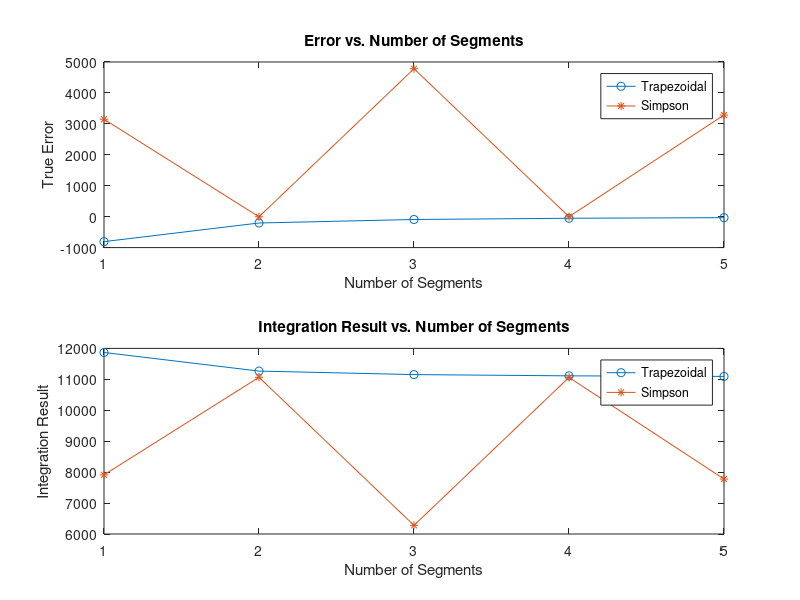

MATLAB code to generate this figure:
function rocket_integration()
    
    func = @(t) (2000 * log(140000 ./ (140000 - 2100 * t))) - (9.8 * t);

    
    t0 = 8;
    tf = 30;
    
    
    single_trap = trapezoidal_rule(func, t0, tf, 1);
    single_simpson = simpsons_rule(func, t0, tf, 1);
    
    
    true_value = integral(func, t0, tf);
    
    
    Et_trap = true_value - single_trap;
    eta_trap = abs(Et_trap / true_value);
    
    Et_simpson = true_value - single_simpson;
    eta_simpson = abs(Et_simpson / true_value);
    
   
    fprintf('Single-segment Trapezoidal Rule: %.4f\n', single_trap);
    fprintf('True Error (Trapezoidal): %.4f\n', Et_trap);
    fprintf('Absolute Relative True Error (Trapezoidal): %.4f%%\n', eta_trap * 100);
    
    fprintf('Single-segment Simpson''s Rule: %.4f\n', single_simpson);
    fprintf('True Error (Simpson): %.4f\n', Et_simpson);
    fprintf('Absolute Relative True Error (Simpson): %.4f%%\n', eta_simpson * 100);
    
    
    multi_trap = trapezoidal_rule(func, t0, tf, 5);
    multi_simpson = simpsons_rule(func, t0, tf, 5);
    
    
    Et_trap_multi = true_value - multi_trap;
    eta_trap_multi = abs(Et_trap_multi / true_value);
    
    Et_simpson_multi = true_value - multi_simpson;
    eta_simpson_multi = abs(Et_simpson_multi / true_value);
    
    
    segments = 1:5;
    trap_results = arrayfun(@(n) trapezoidal_rule(func, t0, tf, n), segments);
    simpson_results = arrayfun(@(n) simpsons_rule(func, t0, tf, n), segments);
    
    trap_errors = true_value - trap_results;
    simpson_errors = true_value - simpson_results;
    
    figure;
    subplot(2,1,1);
    plot(segments, trap_errors, '-o', segments, simpson_errors, '-*');
    title('Error vs. Number of Segments');
    xlabel('Number of Segments');
    ylabel('True Error');
    legend('Trapezoidal', 'Simpson');
    
    subplot(2,1,2);
    plot(segments, trap_results, '-o', segments, simpson_results, '-*');
    title('Integration Result vs. Number of Segments');
    xlabel('Number of Segments');
    ylabel('Integration Result');
    legend('Trapezoidal', 'Simpson');
end

function result = trapezoidal_rule(func, a, b, n)
    h = (b - a) / n;
    x = a:h:b;
    y = func(x);
    result = (h/2) * (y(1) + 2*sum(y(2:end-1)) + y(end));
end

function result = simpsons_rule(func, a, b, n)
    h = (b - a) / n;
    x = a:h:b;
    y = func(x);
    result = (h/3) * (y(1) + 4*sum(y(2:2:end-1)) + 2*sum(y(3:2:end-2)) + y(end));
end


